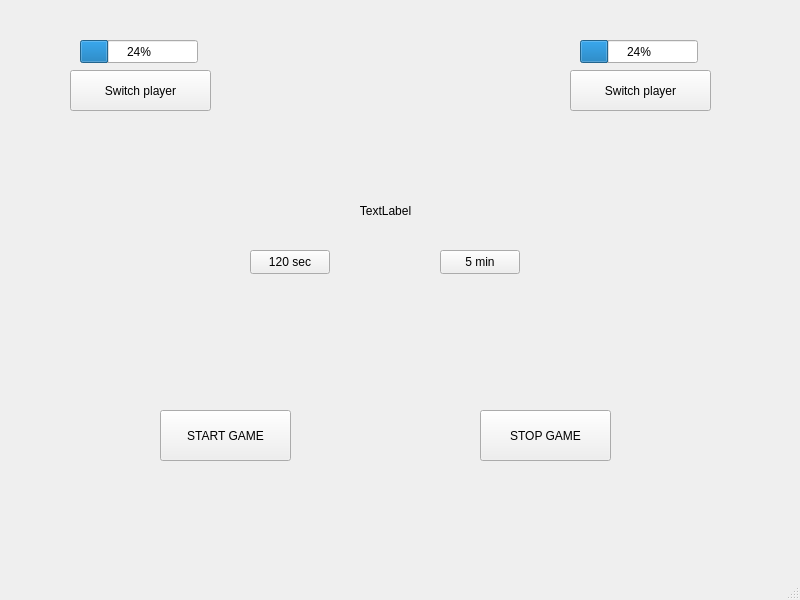
<?xml version="1.0" encoding="UTF-8"?>
<ui version="4.0">
 <class>MainWindow</class>
 <widget class="QMainWindow" name="MainWindow">
  <property name="geometry">
   <rect>
    <x>0</x>
    <y>0</y>
    <width>800</width>
    <height>600</height>
   </rect>
  </property>
  <property name="windowTitle">
   <string>MainWindow</string>
  </property>
  <widget class="QWidget" name="centralwidget">
   <widget class="QProgressBar" name="progPlayer1">
    <property name="geometry">
     <rect>
      <x>80</x>
      <y>40</y>
      <width>118</width>
      <height>23</height>
     </rect>
    </property>
    <property name="value">
     <number>24</number>
    </property>
   </widget>
   <widget class="QProgressBar" name="progPlayer2">
    <property name="geometry">
     <rect>
      <x>580</x>
      <y>40</y>
      <width>118</width>
      <height>23</height>
     </rect>
    </property>
    <property name="value">
     <number>24</number>
    </property>
   </widget>
   <widget class="QPushButton" name="switch1">
    <property name="geometry">
     <rect>
      <x>70</x>
      <y>70</y>
      <width>141</width>
      <height>41</height>
     </rect>
    </property>
    <property name="text">
     <string>Switch player</string>
    </property>
   </widget>
   <widget class="QPushButton" name="switch2">
    <property name="geometry">
     <rect>
      <x>570</x>
      <y>70</y>
      <width>141</width>
      <height>41</height>
     </rect>
    </property>
    <property name="text">
     <string>Switch player</string>
    </property>
   </widget>
   <widget class="QPushButton" name="sec120">
    <property name="geometry">
     <rect>
      <x>250</x>
      <y>250</y>
      <width>80</width>
      <height>24</height>
     </rect>
    </property>
    <property name="text">
     <string>120 sec</string>
    </property>
   </widget>
   <widget class="QPushButton" name="min5">
    <property name="geometry">
     <rect>
      <x>440</x>
      <y>250</y>
      <width>80</width>
      <height>24</height>
     </rect>
    </property>
    <property name="text">
     <string>5 min</string>
    </property>
   </widget>
   <widget class="QPushButton" name="start_button">
    <property name="geometry">
     <rect>
      <x>160</x>
      <y>410</y>
      <width>131</width>
      <height>51</height>
     </rect>
    </property>
    <property name="text">
     <string>START GAME</string>
    </property>
   </widget>
   <widget class="QPushButton" name="stop_button">
    <property name="geometry">
     <rect>
      <x>480</x>
      <y>410</y>
      <width>131</width>
      <height>51</height>
     </rect>
    </property>
    <property name="text">
     <string>STOP GAME</string>
    </property>
   </widget>
   <widget class="QLabel" name="GameInfoLabel">
    <property name="geometry">
     <rect>
      <x>200</x>
      <y>190</y>
      <width>371</width>
      <height>41</height>
     </rect>
    </property>
    <property name="layoutDirection">
     <enum>Qt::LayoutDirection::LeftToRight</enum>
    </property>
    <property name="text">
     <string>TextLabel</string>
    </property>
    <property name="alignment">
     <set>Qt::AlignmentFlag::AlignCenter</set>
    </property>
   </widget>
  </widget>
  <widget class="QMenuBar" name="menubar">
   <property name="geometry">
    <rect>
     <x>0</x>
     <y>0</y>
     <width>800</width>
     <height>21</height>
    </rect>
   </property>
  </widget>
  <widget class="QStatusBar" name="statusbar"/>
 </widget>
 <resources/>
 <connections/>
</ui>
